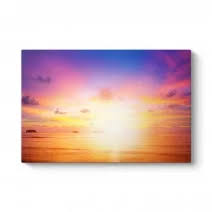
#> input picture ImageProcessing/PyImageSearch/Step4/LAB_example/src/mor.jpg, 212 x 212 px
$ python example.py --source src/mor.jpg --target src/ocean.png
#> lines starting #> are read from the running program, lines starting #| are printed output that depends on the picture
# gerekli paketleri(kütüphaneleri) içe aktarıyoruz
import cv2
import numpy as np
import argparse
# terminalden argüman girişi alabilmek için argaparse kütüphanesi kullanıyoruz
ap = argparse.ArgumentParser()   # ArgumentParser sınıfını ap değişkenine atıyoruz
ap.add_argument("-s","--source",required=True,  # ap değişkeninin add_argument fonksiyonunu kullanarak alacağımız argümanları belirliyoruz.
    help="path to the image ")
ap.add_argument("-t","--target",required=True,
    help="path to the image ")
args = vars(ap.parse_args())

source = cv2.imread(args["source"]) #kaynak görüntümüzü diskten alıyoruz
#> source is the input picture: shape (212, 212, 3); mean B, G, R 203.1, 202.6, 225.5
target = cv2.imread(args["target"])  #hedef görüntümüzü diskten alıyoruz
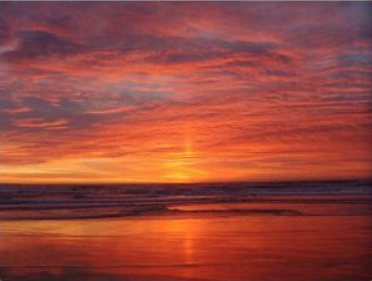
#> input picture ImageProcessing/PyImageSearch/Step4/LAB_example/src/ocean.png, 372 x 281 px
#> target is the input picture: shape (281, 372, 3); mean B, G, R 60.9, 71, 151.4


#source ->>kaynak       target -->hedef
def color_transfer(source,target):
    source = cv2.cvtColor(source,cv2.COLOR_BGR2LAB).astype("float32")  #kaynak görüntümüzün veri tipini float yapıp bgr formatından lab formatına dönüştürüyoruz
    target = cv2.cvtColor(target,cv2.COLOR_BGR2LAB).astype("float32")#hedef görüntümüzün veri tipini float yapıp bgr formatından lab formatına dönüştürüyoruz

    (lMeanSrc, lStdSrc, aMeanSrc, aStdSrc, bMeanSrc, bStdSrc) = image_stats(source) # L*, a* ve b* kanallarının her biri için piksel yoğunluklarının ortalamasını ve standart sapmasını hesaplıyoruz
    (lMeanTar, lStdTar, aMeanTar, aStdTar, bMeanTar, bStdTar) = image_stats(target)

    (l, a, b) = cv2.split(target)

    l -= lMeanTar
    a -= aMeanTar
    b -= bMeanTar

    l = (lStdTar / lStdSrc) * l
    a = (aStdTar / aStdSrc) * a
    b = (bStdTar / bStdSrc) * b

    l += lMeanSrc
    a += aMeanSrc
    b += bMeanSrc

    l = np.clip(l, 0, 255) #skalaya sokuluyor(oran)
    a = np.clip(a, 0, 255)
    b = np.clip(b, 0, 255)

    transfer = cv2.merge([l, a, b])
    transfer = cv2.cvtColor(transfer.astype("uint8"), cv2.COLOR_LAB2BGR)

    return transfer

def image_stats(image):
	(l, a, b) = cv2.split(image)
	(lMean, lStd) = (l.mean(), l.std())
	(aMean, aStd) = (a.mean(), a.std())
	(bMean, bStd) = (b.mean(), b.std())

	return (lMean, lStd, aMean, aStd, bMean, bStd)

cv2.imshow("Source",source)
cv2.imshow("Target",target)
cv2.imshow("Transfer",color_transfer(source,target))
#> in image_stats, `(l, a, b) = cv2.split(image)`:
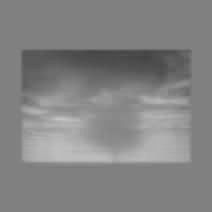
#> b: shape (212, 212) float32; min 67, max 197, mean 131.3
#> in image_stats, `(lMean, lStd) = (l.mean(), l.std())`: lMean = 212.7; lStd = 54.92
#> in image_stats, `(aMean, aStd) = (a.mean(), a.std())`: aMean = 138.1; aStd = 14.98
#> in image_stats, `(bMean, bStd) = (b.mean(), b.std())`: bMean = 131.3; bStd = 22.03
#> in color_transfer, `(lMeanSrc, lStdSrc, aMeanSrc, aStdSrc, bMeanSrc, bStdSrc) = image_stat..`: lMeanSrc = 212.7; lStdSrc = 54.92; aMeanSrc = 138.1; aStdSrc = 14.98; bMeanSrc = 131.3; bStdSrc = 22.03
#> in image_stats (call 2), `(l, a, b) = cv2.split(image)`:
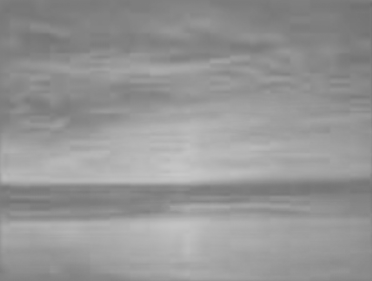
#> b: shape (281, 372) float32; min 109, max 200, mean 149.6
#> in image_stats (call 2), `(lMean, lStd) = (l.mean(), l.std())`: lMean = 103.1; lStd = 34.48
#> in image_stats (call 2), `(aMean, aStd) = (a.mean(), a.std())`: aMean = 160.8; aStd = 10.8
#> in image_stats (call 2), `(bMean, bStd) = (b.mean(), b.std())`: bMean = 149.6; bStd = 18.36
#> in color_transfer, `(lMeanTar, lStdTar, aMeanTar, aStdTar, bMeanTar, bStdTar) = image_stat..`: lMeanTar = 103.1; lStdTar = 34.48; aMeanTar = 160.8; aStdTar = 10.8; bMeanTar = 149.6; bStdTar = 18.36
#> in color_transfer, `a -= aMeanTar`:
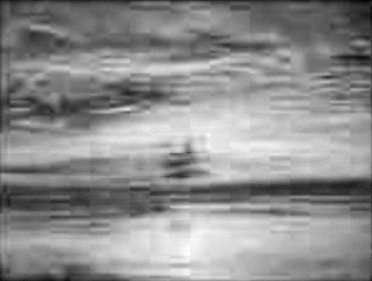
#> a: shape (281, 372) float32; min -31.79, max 25.21, mean 0; drawn with min black and max white
#> in color_transfer, `b -= bMeanTar`:
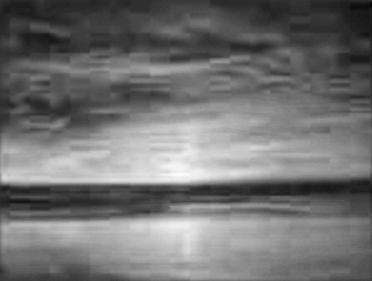
#> b: shape (281, 372) float32; min -40.59, max 50.41, mean 0; drawn with min black and max white
#> in color_transfer, `l = np.clip(l, 0, 255)`:
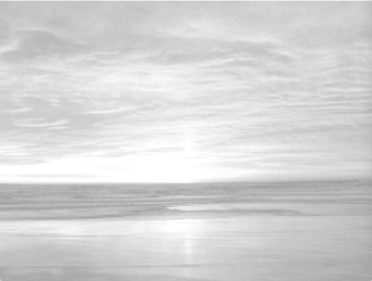
#> l: shape (281, 372) float32; min 155.6, max 255, mean 212.5
#> in color_transfer, `transfer = cv2.cvtColor(transfer.astype("uint8"), cv2.COLOR_LAB2BGR)`:
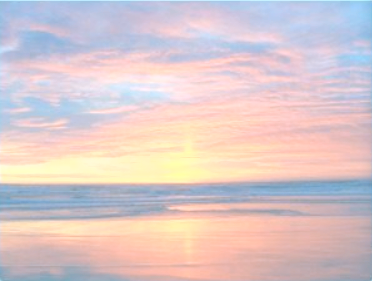
#> transfer: shape (281, 372, 3); mean B, G, R 202.1, 201, 218.7


cv2.waitKey(0)
cv2.destroyAllWindows()
